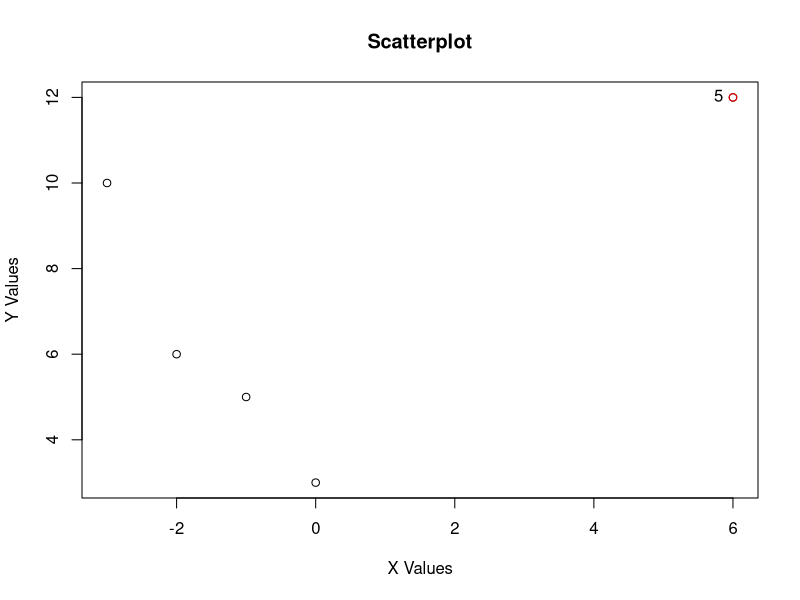
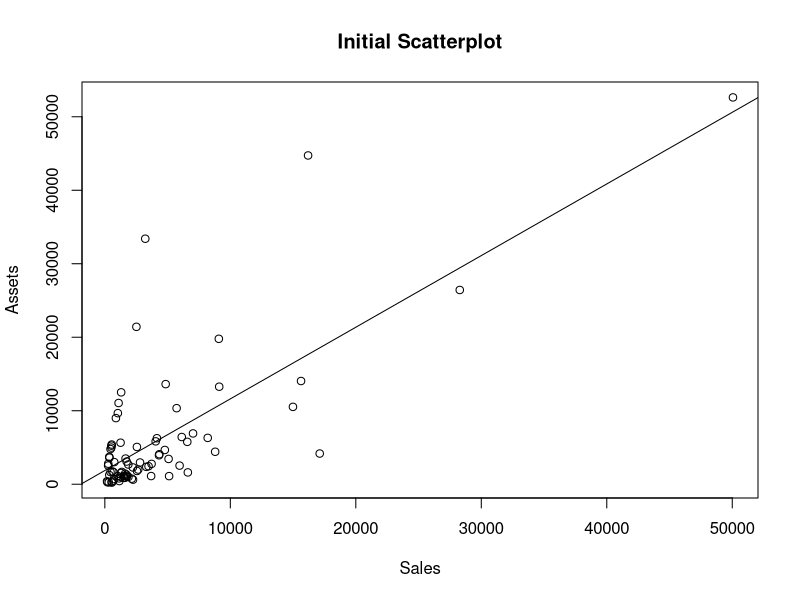
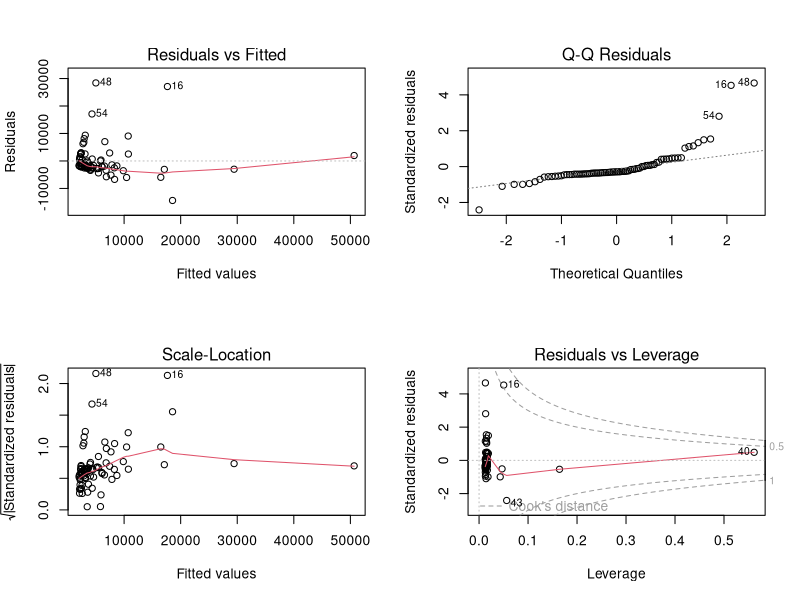
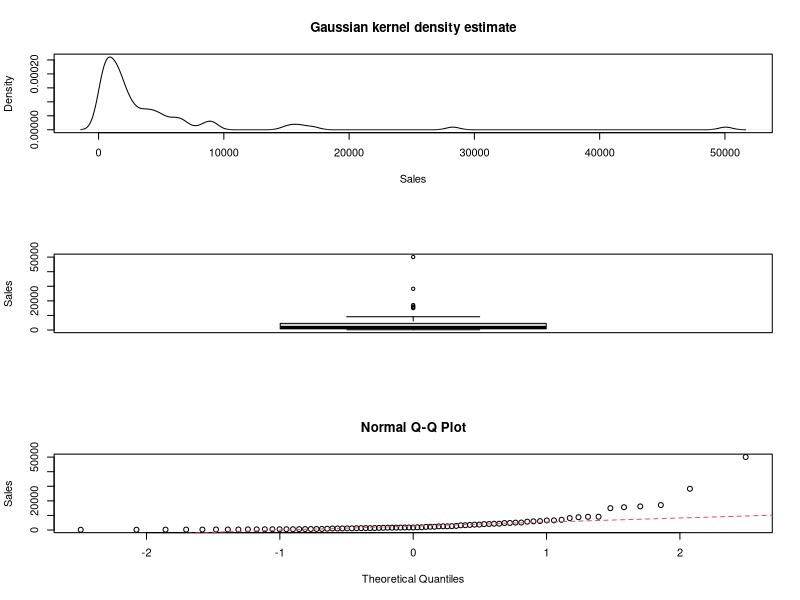
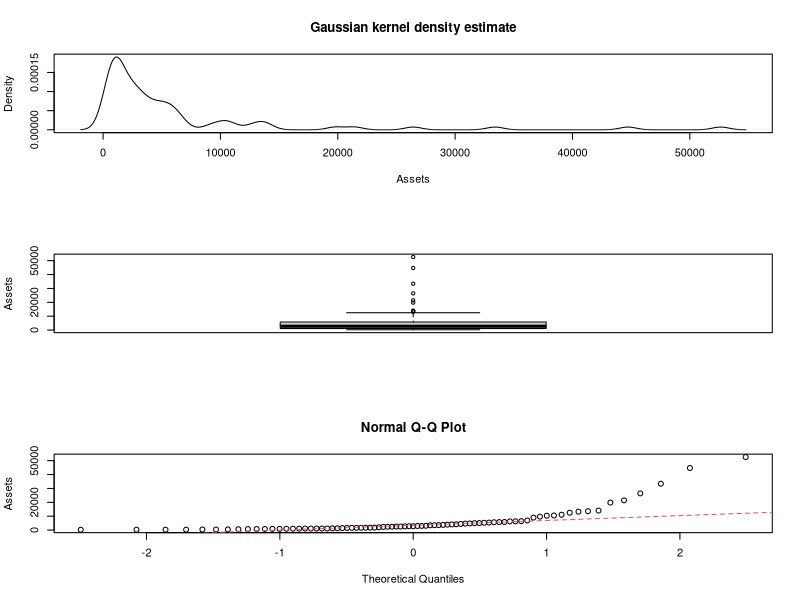
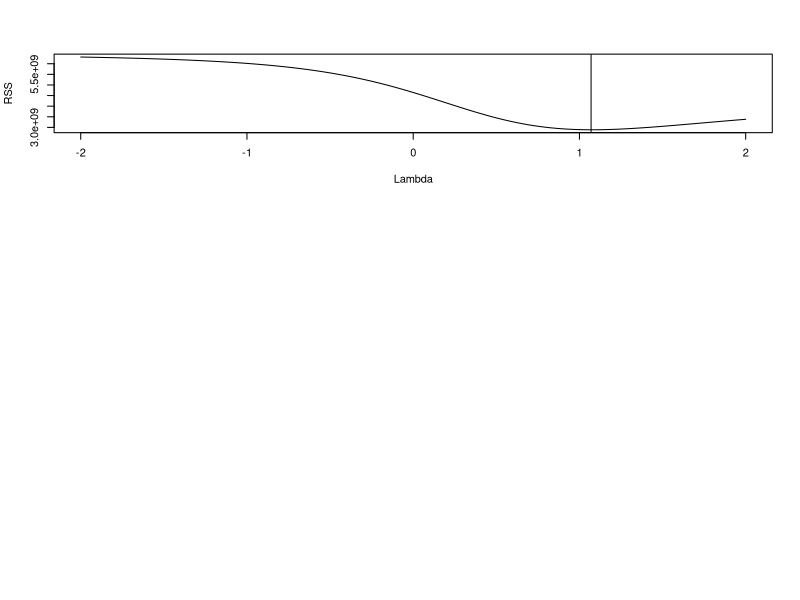
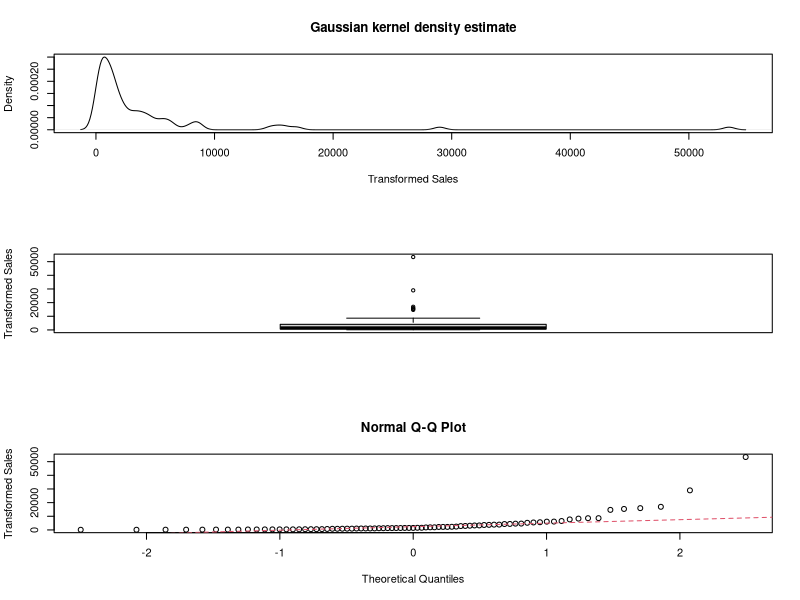
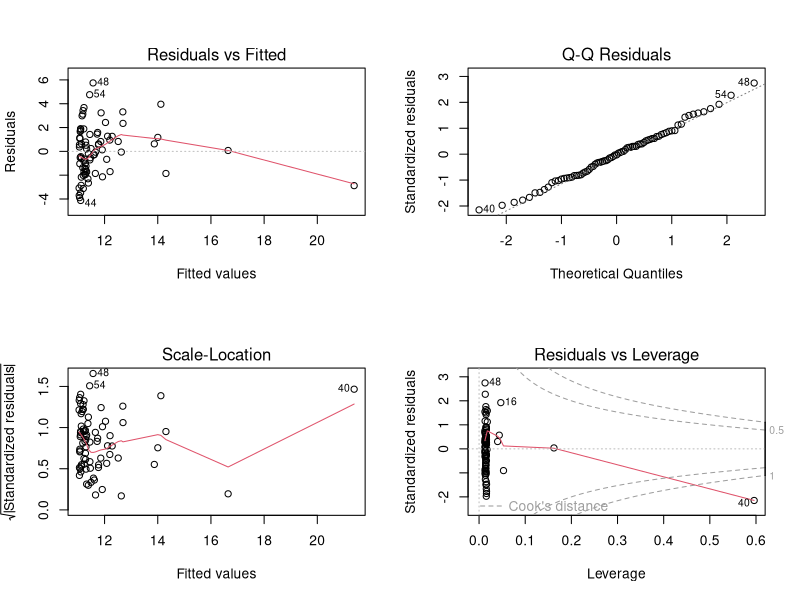

Source code (R) for these figures, in order:
## ---- chunk 1
data <- data.frame(x = c(-3,-2,-1,0,6), y = c(10,6,5,3,12))

plot(x = data$x, y = data$y, xlab = "X Values", ylab = "Y Values", main = "Scatterplot")
points(x = data$x[5], y = data$y[5], col = "red")
text(x = data$x[5], y = data$y[5], labels = "5", pos = 2)
## ---- chunk 2
data$y_hat <- 7.2 + .5*data$x
data$residuals <- data$y - data$y_hat
## ---- chunk 3
x_bar <- mean(data$x)
SXX <- sum((data$x-x_bar)^2)
n <- length(data$x)
data$leverage <- 1/n + (data$x - x_bar)^2/SXX
data$leverage
## ---- chunk 4
data$squared_residuals <- data$residuals^2
squared_sigma_est <- sum(data$squared_residuals)/(n - 2)
data$residuals_variance <- squared_sigma_est*(1-data$leverage)
data$residuals_variance
## ---- chunk 5
data$std_residuals <- data$residuals/(sqrt(squared_sigma_est*(1 - data$leverage)))
data$std_residuals
## ---- chunk 6
company <- read.csv("company.csv")
head(company, 5)
attach(company)
## ---- chunk 7
plot(x = Sales, y = Assets, main = "Initial Scatterplot")
abline(lsfit(Sales, Assets))
## ---- chunk 8
first_fit <- lm(Assets ~ Sales)
summary(first_fit)
## ---- chunk 9
par(mfrow = c(2,2))
plot(first_fit)
## ---- chunk 10
par(mfrow=c(3,1))
plot(density(Sales,bw="SJ",kern="gaussian"),type="l",
main="Gaussian kernel density estimate",xlab="Sales")
boxplot(Sales,ylab="Sales")
qqnorm(Sales, ylab = "Sales")
qqline(Sales, lty = 2, col=2)
## ---- chunk 11
par(mfrow=c(3,1))
plot(density(Assets,bw="SJ",kern="gaussian"),type="l",
main="Gaussian kernel density estimate",xlab="Assets")
boxplot(Assets,ylab="Assets")
qqnorm(Assets, ylab = "Assets")
qqline(Assets, lty = 2, col=2)
## ---- chunk 12
RSS <- rep(0,400)
lambda <- seq(-2,2,.01)
for(i in 1:length(lambda)){
  if(lambda[i]!=0){
    psi <- (Sales^lambda[i]-1)/lambda[i]
  }
  else{
    psi <- log(Sales)
  }
  fit <- lm(Assets~psi)
  RSS[i] <- sum(fit$residuals^2)
}
lambda_chosen <- lambda[which.min(RSS)]
lambda_chosen
psi_chosen <- (Sales^lambda_chosen-1)/lambda[i]
## ---- chunk 13
plot(x = lambda, y = RSS, type = "l", xlab = "Lambda", ylab = "RSS")
abline(v = lambda_chosen)

## ---- chunk 14
par(mfrow=c(3,1))
plot(density(psi_chosen,bw="SJ",kern="gaussian"),type="l",
main="Gaussian kernel density estimate",xlab="Transformed Sales")
boxplot(psi_chosen,ylab="Transformed Sales")
qqnorm(psi_chosen, ylab = "Transformed Sales")
qqline(psi_chosen, lty = 2, col=2)
## ---- chunk 15
library(car)
fit_transformed <- lm(Assets~psi_chosen)
power_transform <- powerTransform(fit_transformed)
power_transform
y_lambda <- as.numeric(powerTransform(fit_transformed)$lambda)
## ---- chunk 16
Assets_transformed <- (Assets^y_lambda-1)/y_lambda
## ---- chunk 17
Sales_transformed <- psi_chosen
fully_transformed_fit <- lm(Assets_transformed~Sales_transformed)
## ---- chunk 18
par(mfrow = c(2,2))
plot(fully_transformed_fit)
## ---- chunk 19
log_sales <- log(Sales)
log_assets <- log(Assets)
log_fit <- lm(log_assets~log_sales)
summary(log_fit)
## ---- chunk 20
sigma_hat_sq <- sum(log_fit$residuals^2)/(length(log_sales)-2)
sigma_hat_sq
sigma_hat <- sqrt(sigma_hat_sq)
n <- length(log_sales)
t_stat <- qt(1-0.05/2,n - 2)
x_bar <- mean(log_sales)
x_star <- 6571
SXX <- sum((log_sales - x_bar)^2)
y_hat <- predict(log_fit,data.frame(log_sales = c(log(6571))))
## ---- chunk 21
lower <- exp(y_hat + sigma_hat_sq/2) - exp(t_stat*sigma_hat*sqrt(1/n + (log(x_star)-x_bar)^2/SXX))
upper <- exp(y_hat + sigma_hat_sq/2) + exp(t_stat*sigma_hat*sqrt(1/n + (log(x_star)-x_bar)^2/SXX))
